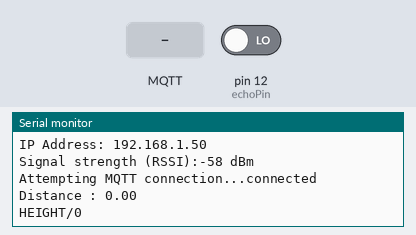
Bench run of a sketch on a simulated Arduino Uno, built with avr-gcc and run on an emulated ATmega328P. Parts: the last lines printed to the serial monitor. The inputs (shaded band) are chosen by the test bench; at power-on: pin 12 (echoPin) LOW. WiFi joins after 1.5 s; servers stay silent unless stated; no MQTT or app messages arrive unless stated; the modem accepts every AT command (registered, SIM ready, sends succeed) and sends nothing else.

Above: at 6.8 s.
6.9 s: MQTT message "1" arrives on the first subscribed topic
At 7.7 s:
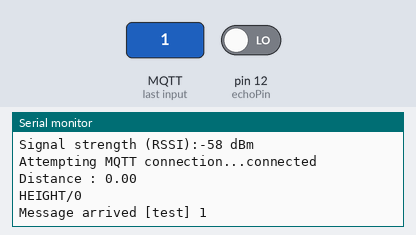
8.4 s: MQTT message "on" arrives on the first subscribed topic
At 8.9 s:
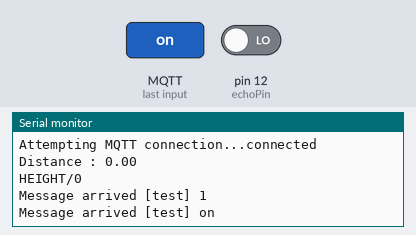
9.9 s: MQTT message "off" arrives on the first subscribed topic
At 11.2 s:
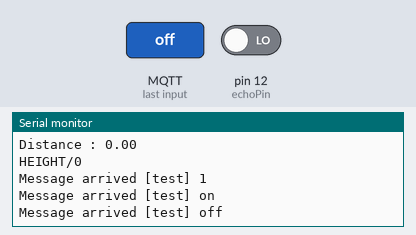

The sketch:

WaterHeight.ino
```cpp
#include <PubSubClient.h>
#include <WiFiEsp.h>
#include <SoftwareSerial.h>

// IR Distance Sensor Pin
int echoPin = 12;
int trigPin = 13;


int Sensor_val; //센서 ADC값 저장 변수
int lcd_pos;
byte i;
#define VOLTS_PER_UNIT .0049F // (.0049 for 10 bit A-D)
float volts;
float inches;
float cm;

// Message format
unsigned long lastMsg = 0;
unsigned long lastTemp = 0;
#define MSG_BUFFER_SIZE  (20)
char msg[MSG_BUFFER_SIZE];

int distance = 0; // initial Distance


SoftwareSerial espSerial(2, 3); // RX, TX
long int baudRate = 9600;

char ssid[] = "jjhjjh";             // network SSID (name)
char pass[] = "123456700";        // network password
int status = WL_IDLE_STATUS;      // the Wifi radio's status
char server[] = "172.20.10.8";    // IP address of the MQTT server(Raspberry Pi)
char topic[] = "test";         // Default topic string
char clientId[] = "Arduino waterHeight";      // Cliwent id: Must be unique on the broker

WiFiEspClient wifi;               // Initialize the Ethernet client object
PubSubClient mqttClient(wifi);    // Initialize the MQTT client

void setup() {
  Serial.begin(115200); // serial baud rate
    pinMode(trigPin, OUTPUT);
    pinMode(echoPin, INPUT);
  // Set baud rate of ESP8266 to 9600 regardless of original setting
  set_esp8266_baud_rate(baudRate);

  // Set baud rate of ESP 8266
  espSerial.begin(baudRate);
  espSerial.print("AT+UART_CUR=");
  espSerial.print(baudRate);
  espSerial.print(",8,1,0,0\r\n");
  WiFi.init(&espSerial);

  // check for the presence of the shield
  if (WiFi.status() == WL_NO_SHIELD) {
    Serial.println("WiFi shield not present");
    // don't continue
    while (true);
  }

  // attempt to connect to WiFi network
  while ( status != WL_CONNECTED) {
    Serial.print("Attempting to connect to WPA SSID: ");
    Serial.println(ssid);
    // Connect to WPA/WPA2 network
    status = WiFi.begin(ssid, pass);
  }

  // you're connected now, so print out the data
  Serial.println("You're connected to the network");

  printWifiStatus();

  // mqtt server port : 1883 (general)
  mqttClient.setServer(server, 1883);
  // set of subscriber
  mqttClient.setCallback(onReceive);
}

void loop() {

  // if not connected mqtt -> try reconnect mqtt server
  if (!mqttClient.connected()) {
    reconnect();
  }
  mqttClient.loop();

  unsigned long now = millis();


  // publish interval is 2sec
  if(now-lastMsg>5000){
    lastMsg=now;

    // Sensor_val = analogRead(Sensor); // 센서저장변수에 아날로그값을 저장
    // volts = (float)Sensor_val * VOLTS_PER_UNIT; // 아날로그값을 volt 단위로 변환
    // cm = 60.495 * pow(volts,-1.1904); // 측정전압에 따른 cm단위 거리 계산
    float duration, distance;
    digitalWrite(trigPin, HIGH);
    delay(10);
    digitalWrite(trigPin, LOW);
    duration = pulseIn(echoPin, HIGH);
    // HIGH 였을 때 시간(초음파가 보냈다가 다시 들어온 시간)을 가지고 거리를 계산 한다.
    distance = ((float)(340 * duration) / 10000) / 2;

    Serial.print("Distance : ");
    Serial.println(distance);

    snprintf (msg, MSG_BUFFER_SIZE, "HEIGHT/%d", (int)distance);
    Serial.println(msg);
    mqttClient.publish("Arduino/SENSOR", msg);

  }

}

void printWifiStatus()
{
  // print the SSID of the network you're attached to
  Serial.print("SSID: ");
  Serial.println(WiFi.SSID());

  // print your WiFi shield's IP address
  IPAddress ip = WiFi.localIP();
  Serial.print("IP Address: ");
  Serial.println(ip);

  // print the received signal strength
  long rssi = WiFi.RSSI();
  Serial.print("Signal strength (RSSI):");
  Serial.print(rssi);
  Serial.println(" dBm");
}

void onReceive(char* topic, byte* payload, unsigned int length) {
  Serial.print("Message arrived [");
  Serial.print(topic);
  Serial.print("] ");
  for (int i=0;i<length;i++) {
    Serial.print((char)payload[i]);
  }
  Serial.println();
}

void reconnect() {
  // Loop until we're reconnected
  while (!mqttClient.connected()) {
    Serial.print("Attempting MQTT connection...");
    // Attempt to connect
    if (mqttClient.connect(clientId)) {
      Serial.println("connected");
      // Once connected, publish an announcement...
      mqttClient.publish(topic,"hello world");
      // ... and resubscribe
      mqttClient.subscribe(topic);
    } else {
      Serial.print("failed, rc=");
      Serial.print(mqttClient.state());
      Serial.println(" try again in 5 seconds");
      // Wait 5 seconds before retrying
      delay(5000);
    }
  }
}


// baud rate setup
void set_esp8266_baud_rate(long int baud_rate){
  long int baud_rate_array[] = {1200,2400,4800,9600,19200,38400,57600,74880,115200,230400};
  int i, j, pause=10;
  String response;

  Serial.println("Setting ESP8266 baud rate...");
  for (j=0; j<5; j++){
    for (int i=0; i<10; i++){
      espSerial.begin(baud_rate_array[i]);
      espSerial.print("AT\r\n");
      delay(pause);
      if (espSerial.available()) {
        response=espSerial.readString();
        response.trim();
        if (response.endsWith("OK")) {
          espSerial.print("AT+UART_CUR=");
          espSerial.print(baud_rate);
          espSerial.println(",8,1,0,0");
          delay(pause);
          if (espSerial.available()) {
            response=espSerial.readString();
          }
          espSerial.begin(baudRate);
          delay(pause);
          espSerial.println("AT");
          delay(pause);
          if (espSerial.available()) {
            response=espSerial.readString();
            response.trim();
            if (response.endsWith("OK"))
              break;
            else {
              Serial.println("Trying again...");
            }
          }
          else {
            Serial.println("Trying again...");
          }
        }
      }
    }
    if (response.endsWith("OK"))
      break;
  }
  espSerial.begin(baudRate);
  delay(pause);
  espSerial.println("AT");
  delay(pause);
  if (espSerial.available()) {
    response=espSerial.readString();
    response.trim();
    if (response.endsWith("OK")) {
      Serial.print("\r\nBaud rate is now ");
      Serial.println(baudRate);
    }
    else {
      Serial.println("Sorry - could not set baud rate");
      Serial.println("Try powering off and on again");
      Serial.println("Don't try to use 115200");
    }
  }
}
```

Measured:
- after the input at 6.9 s, the serial monitor: prints a new line at once (image 1)
- after the input at 8.4 s, the serial monitor: prints a new line at once (image 2)
- after the input at 9.9 s, the serial monitor: prints a new line at once (image 3)
